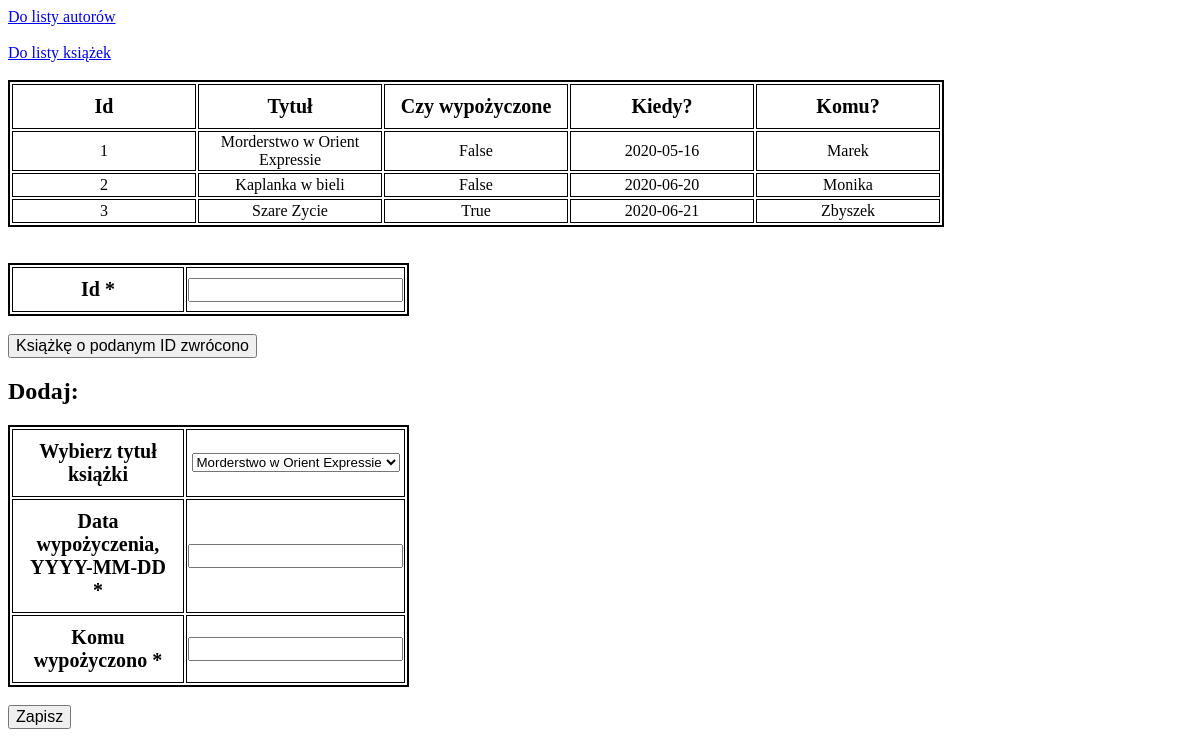
Screenshot of /sql/borrowing/ with the database file from the repository.
### app/models.py (models this page shows, shortened)
class Borrowing(db.Model):
    id = db.Column(db.Integer, primary_key=True)
    borrowed = db.Column(db.Boolean())
    borrow_date = db.Column(db.String(10))
    where = db.Column(db.String(50))
    id_book = db.Column(db.String, db.ForeignKey('book.title'))

### app/routes.py (the view, shortened to what this page needs)
@app.route("/sql/borrowing/", methods=["GET", "POST"])
def borrowing_list_sql():
    form = BorrowingForm()
    form2 = DeleteForm()
    borrowing = Borrowing.query.all()
    books = Book.query.all()
    return render_template("borrowing.html", borrowing=borrowing, form=form, books=books, form2=form2)  # noqa: E501

### app/forms.py
class BorrowingForm(FlaskForm):
    title = SelectField('Wybierz tytuł książki', choices=books)
    date = StringField('Data wypożyczenia, YYYY-MM-DD', validators=[DataRequired()])
    where = StringField('Komu wypożyczono', validators=[DataRequired()])

class DeleteForm(FlaskForm):
    id = IntegerField('Id', validators=[DataRequired()])

### app/templates/borrowing.html (shortened to what this page needs)
<!DOCTYPE html>
<html lang="en">
<head>
    <link rel="stylesheet" href="{{ url_for('static', filename='style.css') }}">
</head>
<body>
    <a href="/sql/authors/">Do listy autorów</a><br><br>
    <a href="/sql/books/">Do listy książek</a><br><br>
    <table>
        <thead>
        <th>Id</th>
        <th>Tytuł</th>
        <th>Czy wypożyczone</th>
        <th>Kiedy?</th>
        <th>Komu?</th>
        </thead>
    {% for bor in borrowing %}
        <tr>
            <td>{{ bor.id }}</td>
            <td>{{ bor.id_book }}</td>
            <td>{{ bor.borrowed }}</td>
            <td>{{ bor.borrow_date }}</td>
            <td>{{ bor.where }}</td>
        </tr>
    {% endfor %}
    </table>
    <br>
    <br>
    <form method="POST" action="/sql/borrowing/">
        <table>
            {% for field in form2 if field.widget.input_type != 'hidden' %}
                <tr>
                    <th>{{ field.label }} {% if field.flags.required %}*{% endif %}</th>
                    <td>{{ field }}</td>
                </tr>
            {% endfor %}
        </table>
        <br>
        <input type="submit" value="Książkę o podanym ID zwrócono">
    </form>
    <h2> Dodaj: </h2>
    <form method="POST" action="/sql/borrowing/">
        <table>
            {% for field in form if field.widget.input_type != 'hidden' %}
                <tr>
                    <th>{{ field.label }} {% if field.flags.required %}*{% endif %}</th>
                    <td>{{ field }}</td>
                </tr>
            {% endfor %}
        </table>
        <br>
        <input type="submit" value="Zapisz">
    </form>
</body>
</html>

### app/static/style.css (style rules this page uses)
table { border: 2px solid black; }
th { border: 1px solid; width: 150px; height: 20px; padding: 10px; font-size: 20px; }
td { height: 20px; width: 180px; border: 1px solid; text-align: center; }
input { font-size: 16px; }

### rows the page displays
Borrowing: id "1", id_book "Morderstwo w Orient Expressie", borrowed "False", borrow_date "2020-05-16", where "Marek"
Borrowing: id "2", id_book "Kaplanka w bieli", borrowed "False", borrow_date "2020-06-20", where "Monika"
Borrowing: id "3", id_book "Szare Zycie", borrowed "True", borrow_date "2020-06-21", where "Zbyszek"

### other values shown
{{ field.label }} "Id"
{{ field.label }} "Wybierz tytuł książki" "Data wypożyczenia, YYYY-MM-DD" "Komu wypożyczono"
